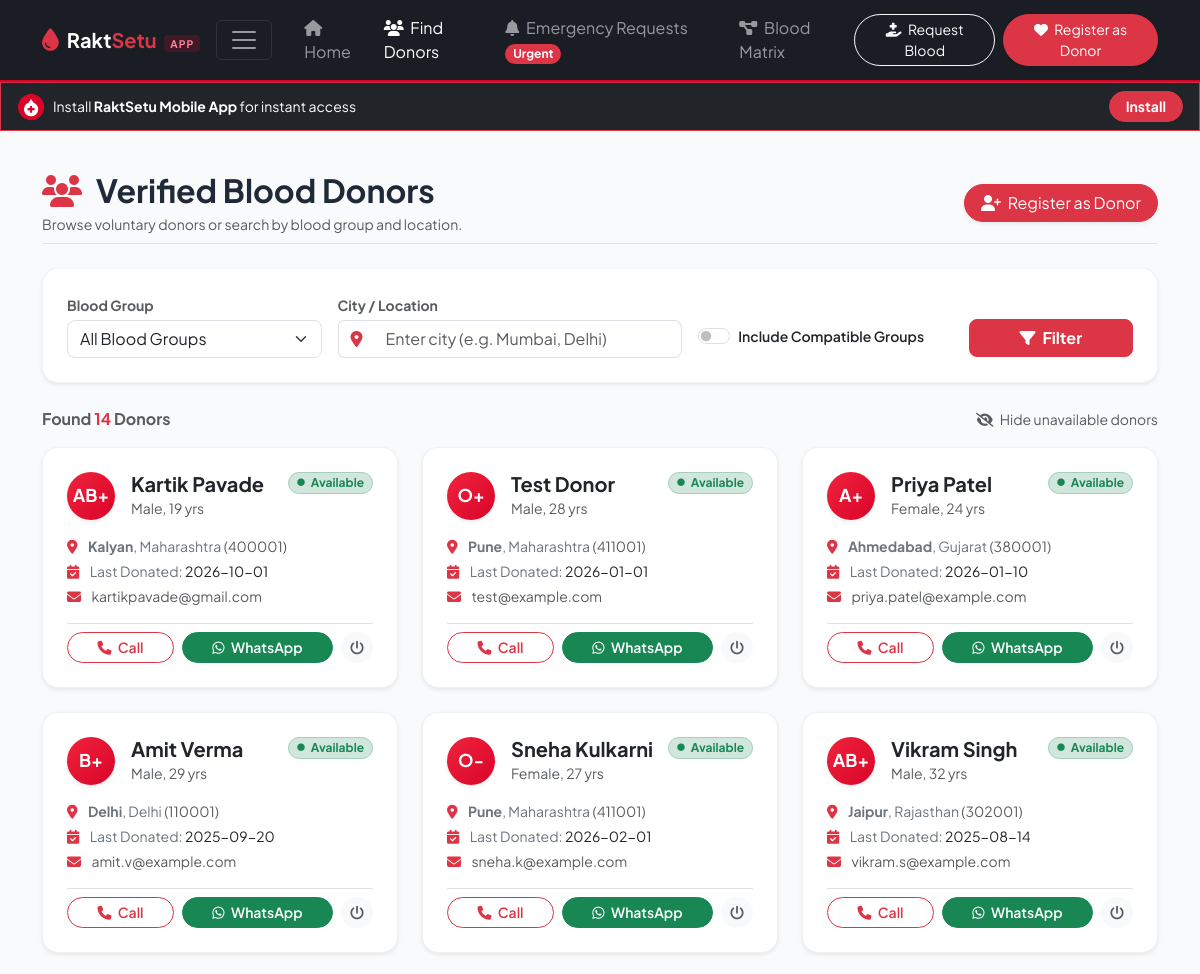
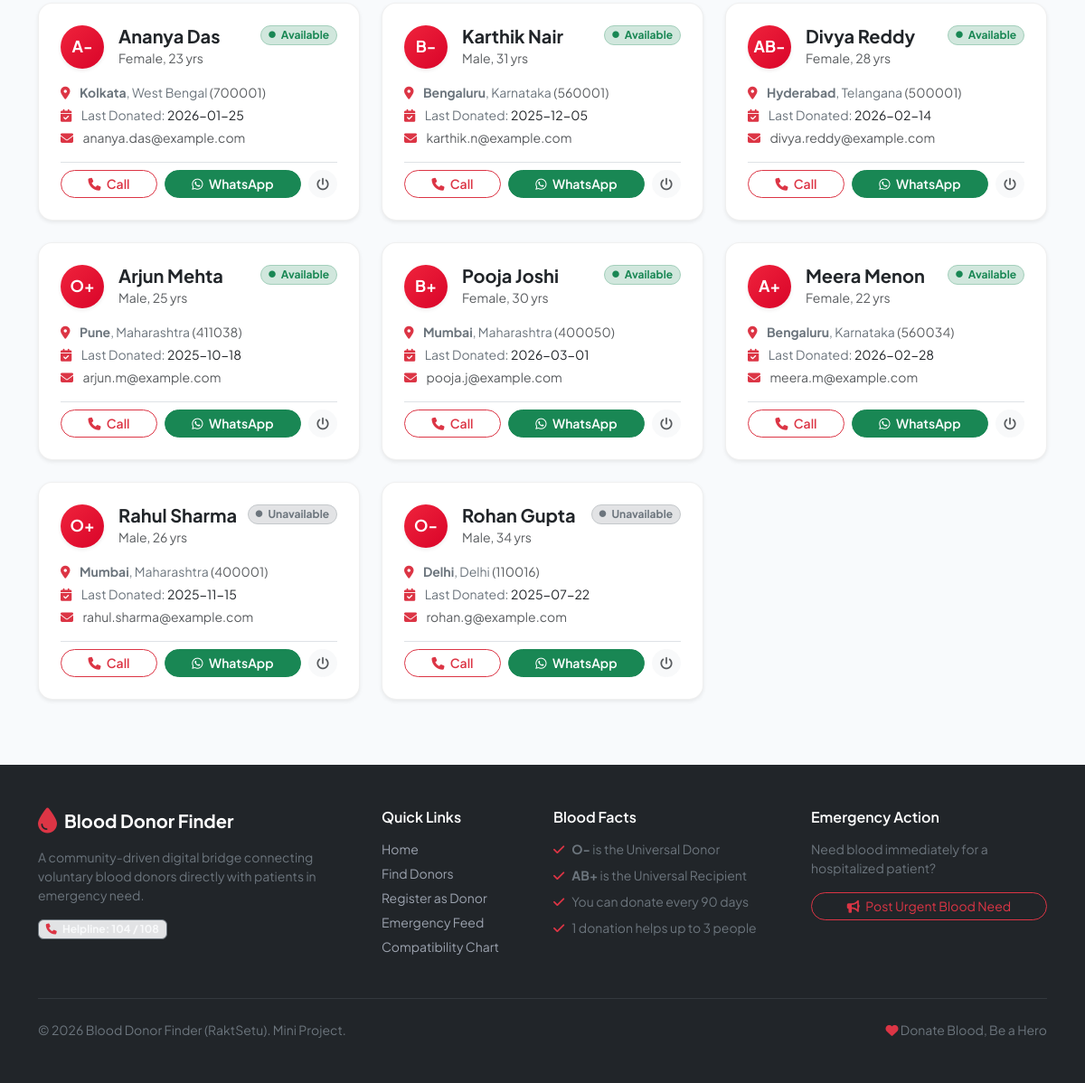
The app's page /donors?blood_group=&city=&compatible=&all=1 with its own data (2 pictures, top to bottom).
### tables this page shows
CREATE TABLE donors (
            id INTEGER PRIMARY KEY AUTOINCREMENT,
            name TEXT NOT NULL,
            blood_group TEXT NOT NULL,
            age INTEGER NOT NULL,
            gender TEXT NOT NULL,
            phone TEXT NOT NULL,
            email TEXT,
            city TEXT NOT NULL,
            state TEXT,
            pincode TEXT,
            last_donation_date TEXT,
            is_available INTEGER DEFAULT 1,
            created_at TIMESTAMP DEFAULT CURRENT_TIMESTAMP
        );

### app.py (the view)
@app.route("/donors")
def donors():
    blood_group = request.args.get("blood_group", "").strip()
    city = request.args.get("city", "").strip()
    include_compatible = request.args.get("compatible") == "1"
    all_donors = request.args.get("all") == "1"
    donors_list = database.search_donors(
        blood_group=blood_group,
        city=city,
        include_compatible=include_compatible,
        availability_only=not all_donors
    )
    compatible_groups = []
    if blood_group and include_compatible and blood_group in database.COMPATIBLE_DONORS_FOR_RECIPIENT:
        compatible_groups = database.COMPATIBLE_DONORS_FOR_RECIPIENT[blood_group]
    return render_template(
        "donors.html",
        donors=donors_list,
        selected_bg=blood_group,
        selected_city=city,
        include_compatible=include_compatible,
        all_donors=all_donors,
        compatible_groups=compatible_groups,
        blood_groups=["A+", "A-", "B+", "B-", "AB+", "AB-", "O+", "O-"]
    )

### database.py (called while the page is built, shortened)
def get_db():
    conn = sqlite3.connect(DB_PATH)
    conn.row_factory = sqlite3.Row
    return conn

def search_donors(blood_group=None, city=None, include_compatible=False, availability_only=True):
    conn = get_db()
    cursor = conn.cursor()
    query = "SELECT * FROM donors WHERE 1=1"
    params = []
    if city and city.strip():
        query += " AND LOWER(city) LIKE ?"
        params.append(f"%{city.strip().lower()}%")
    if availability_only:
        query += " AND is_available = 1"
    query += " ORDER BY is_available DESC, created_at DESC"
    cursor.execute(query, params)
    donors = [dict(row) for row in cursor.fetchall()]
    conn.close()
    return donors

### templates/donors.html (shortened to what this page needs)
{% extends "base.html" %}
{% block content %}
<div class="container py-4">
    <div class="d-flex flex-column flex-md-row justify-content-between align-items-md-center gap-3 mb-4 pb-2 border-bottom">
        <div>
            <h2 class="fw-bold mb-1">
                <i class="fa-solid fa-users text-danger me-2"></i> Verified Blood Donors
            </h2>
            <p class="text-muted small mb-0">Browse voluntary donors or search by blood group and location.</p>
        </div>
        <div class="d-flex gap-2">
            <a href="{{ url_for('register') }}" class="btn btn-danger rounded-pill px-3 shadow-sm">
                <i class="fa-solid fa-user-plus me-1"></i> Register as Donor
            </a>
        </div>
    </div>
    <div class="card border-0 shadow-sm rounded-4 mb-4 filter-panel p-3 p-md-4">
        <form action="{{ url_for('donors') }}" method="GET" class="row g-3 align-items-center">
            <div class="col-md-3">
                <label class="form-label small fw-bold text-muted mb-1">Blood Group</label>
                <select name="blood_group" class="form-select rounded-3">
                    <option value="">All Blood Groups</option>
                </select>
            </div>
            <div class="col-md-4">
                <label class="form-label small fw-bold text-muted mb-1">City / Location</label>
                <div class="input-group">
                    <span class="input-group-text bg-white border-end-0"><i class="fa-solid fa-location-dot text-danger"></i></span>
                    <input type="text" name="city" value="{{ selected_city }}" class="form-control border-start-0 rounded-end-3" placeholder="Enter city (e.g. Mumbai, Delhi)">
                </div>
            </div>
            <div class="col-md-3">
                <div class="form-check form-switch pt-md-4">
                    <input class="form-check-input" type="checkbox" name="compatible" value="1" id="compatibleCheck" {% if include_compatible %}checked{% endif %}>
                    <label class="form-check-label small fw-semibold" for="compatibleCheck">
                        Include Compatible Groups
                    </label>
                </div>
            </div>
            <div class="col-md-2 d-flex flex-column justify-content-end">
                <label class="form-label d-none d-md-block small mb-1">&nbsp;</label>
                <div class="d-flex gap-2">
                    <button type="submit" class="btn btn-danger rounded-3 w-100 fw-bold">
                        <i class="fa-solid fa-filter me-1"></i> Filter
                    </button>
                </div>
            </div>
        </form>
    </div>
    <div class="d-flex justify-content-between align-items-center mb-3">
        <h6 class="text-muted fw-bold mb-0">
            Found <span class="text-danger">{{ donors|length }}</span> Donor{% if donors|length != 1 %}s{% endif %}
        </h6>
        <div>
            {% if all_donors %}
                <a href="{{ url_for('donors', blood_group=selected_bg, city=selected_city, compatible='1' if include_compatible else '') }}" class="text-decoration-none small text-muted">
                    <i class="fa-solid fa-eye-slash me-1"></i> Hide unavailable donors
                </a>
            {% else %}
                <a href="{{ url_for('donors', blood_group=selected_bg, city=selected_city, compatible='1' if include_compatible else '', all='1') }}" class="text-decoration-none small text-muted">
                    <i class="fa-solid fa-eye me-1"></i> Show all donors (including unavailable)
                </a>
            {% endif %}
        </div>
    </div>
    {% if donors %}
    <div class="row g-4">
        {% for donor in donors %}
        <div class="col-md-6 col-lg-4">
            <div class="card h-100 border-0 shadow-sm rounded-4 donor-card transition-all">
                <div class="card-body p-4">
                    <div class="d-flex align-items-start justify-content-between mb-3">
                        <div class="d-flex align-items-center gap-3">
                            <div class="blood-avatar rounded-circle d-flex align-items-center justify-content-center text-white fw-bold shadow-sm">
                                {{ donor.blood_group }}
                            </div>
                            <div>
                                <h5 class="fw-bold mb-0">{{ donor.name }}</h5>
                                <small class="text-muted">{{ donor.gender }}, {{ donor.age }} yrs</small>
                            </div>
                        </div>
                        <span class="badge {% if donor.is_available %}bg-success-subtle text-success border border-success-subtle{% else %}bg-secondary-subtle text-secondary border border-secondary-subtle{% endif %} rounded-pill px-2 py-1 small">
                            {% if donor.is_available %}Available{% else %}Unavailable{% endif %}
                        </span>
                    </div>
                    <div class="donor-details small text-secondary mb-3 d-flex flex-column gap-1">
                        <div>
                            <i class="fa-solid fa-location-dot text-danger me-2"></i>
                            <strong>{{ donor.city }}</strong>{% if donor.state %}, {{ donor.state }}{% endif %}
                            {% if donor.pincode %}<span class="text-muted">({{ donor.pincode }})</span>{% endif %}
                        </div>
                        <div>
                            <i class="fa-solid fa-calendar-check text-danger me-2"></i>
                            Last Donated: <span class="text-dark">{{ donor.last_donation_date or 'Not specified' }}</span>
                        </div>
                        {% if donor.email %}
                        <div>
                            <i class="fa-solid fa-envelope text-danger me-2"></i>
                            <span class="text-muted">{{ donor.email }}</span>
                        </div>
                        {% endif %}
                    </div>
                    <div class="d-flex gap-2 pt-2 border-top">
                        <a href="tel:{{ donor.phone }}" class="btn btn-outline-danger btn-sm rounded-pill flex-fill fw-semibold">
                            <i class="fa-solid fa-phone me-1"></i> Call
                        </a>
                        <a href="https://wa.me/91{{ donor.phone }}?text=Hello%20{{ donor.name }},%20I%20found%20your%20profile%20on%20Blood%20Donor%20Finder.%20Are%20you%20available%20to%20donate%20{{ donor.blood_group }}%20blood%20in%20{{ donor.city }}%3F" target="_blank" class="btn btn-success btn-sm rounded-pill flex-fill fw-semibold">
                            <i class="fa-brands fa-whatsapp me-1"></i> WhatsApp
                        </a>
                        <form action="{{ url_for('toggle_status', donor_id=donor.id) }}" method="POST" class="d-inline" onsubmit="return confirm('Toggle availability status for this donor?');">
                            <button type="submit" class="btn btn-light btn-sm rounded-pill text-muted" title="Toggle Status">
                                <i class="fa-solid fa-power-off"></i>
                            </button>
                        </form>
                    </div>
                </div>
            </div>
        </div>
        {% endfor %}
    </div>
    {% endif %}
</div>
{% endblock %}

### static/css/style.css (style rules this page uses)
:root { --primary-red: #d90429; --dark-red: #9b001d; --light-red: #ef233c; --soft-red-bg: #fff0f3; --dark-navy: #111827; --text-primary: #1f2937; --text-muted: #6b7280; --card-shadow: 0 10px 25px -5px rgba(0, 0, 0, 0.05), 0 8px 10px -6px rgba(0, 0, 0, 0.03); --hover-shadow: 0 20px 25px -5px rgba(217, 4, 41, 0.1), 0 8px 10px -6px rgba(217, 4, 41, 0.06); }
body { font-family: 'Plus Jakarta Sans', -apple-system, BlinkMacSystemFont, 'Segoe UI', Roboto, sans-serif; color: var(--text-primary); background-color: #f8fafc; min-height: 100vh; display: flex; flex-direction: column; }
.blood-avatar, .blood-badge-circle { width: 48px; height: 48px; background: linear-gradient(135deg, var(--light-red), var(--primary-red)); font-size: 1.1rem; flex-shrink: 0; }
.donor-card { transition: all 0.25s ease; border: 1px solid rgba(0, 0, 0, 0.06) !important; }
.filter-panel { background-color: #ffffff; border: 1px solid rgba(0, 0, 0, 0.05) !important; }

### records on screen
donors: blood_group "AB+", name "Kartik Pavade", gender "Male", age "19", is_available "Available", city "Kalyan", state "Maharashtra", pincode "400001", last_donation_date "2026-10-01", email "kartikpavade@gmail.com"
donors: blood_group "O+", name "Test Donor", gender "Male", age "28", is_available "Available", city "Pune", state "Maharashtra", pincode "411001", last_donation_date "2026-01-01", email "test@example.com"
donors: blood_group "A+", name "Priya Patel", gender "Female", age "24", is_available "Available", city "Ahmedabad", state "Gujarat", pincode "380001", last_donation_date "2026-01-10", email "priya.patel@example.com"
donors: blood_group "B+", name "Amit Verma", gender "Male", age "29", is_available "Available", city "Delhi", state "Delhi", pincode "110001", last_donation_date "2025-09-20", email "amit.v@example.com"
donors: blood_group "O-", name "Sneha Kulkarni", gender "Female", age "27", is_available "Available", city "Pune", state "Maharashtra", pincode "411001", last_donation_date "2026-02-01", email "sneha.k@example.com"
donors: blood_group "AB+", name "Vikram Singh", gender "Male", age "32", is_available "Available", city "Jaipur", state "Rajasthan", pincode "302001", last_donation_date "2025-08-14", email "vikram.s@example.com"
donors: blood_group "A-", name "Ananya Das", gender "Female", age "23", is_available "Available", city "Kolkata", state "West Bengal", pincode "700001", last_donation_date "2026-01-25", email "ananya.das@example.com"
donors: blood_group "B-", name "Karthik Nair", gender "Male", age "31", is_available "Available", city "Bengaluru", state "Karnataka", pincode "560001", last_donation_date "2025-12-05", email "karthik.n@example.com"
donors: blood_group "AB-", name "Divya Reddy", gender "Female", age "28", is_available "Available", city "Hyderabad", state "Telangana", pincode "500001", last_donation_date "2026-02-14", email "divya.reddy@example.com"
donors: blood_group "O+", name "Arjun Mehta", gender "Male", age "25", is_available "Available", city "Pune", state "Maharashtra", pincode "411038", last_donation_date "2025-10-18", email "arjun.m@example.com"
donors: blood_group "B+", name "Pooja Joshi", gender "Female", age "30", is_available "Available", city "Mumbai", state "Maharashtra", pincode "400050", last_donation_date "2026-03-01", email "pooja.j@example.com"
donors: blood_group "A+", name "Meera Menon", gender "Female", age "22", is_available "Available", city "Bengaluru", state "Karnataka", pincode "560034", last_donation_date "2026-02-28", email "meera.m@example.com"
donors: blood_group "O+", name "Rahul Sharma", gender "Male", age "26", is_available "Unavailable", city "Mumbai", state "Maharashtra", pincode "400001", last_donation_date "2025-11-15", email "rahul.sharma@example.com"
donors: blood_group "O-", name "Rohan Gupta", gender "Male", age "34", is_available "Unavailable", city "Delhi", state "Delhi", pincode "110016", last_donation_date "2025-07-22", email "rohan.g@example.com"

### other values on screen
{{ donors|length }} "14"
